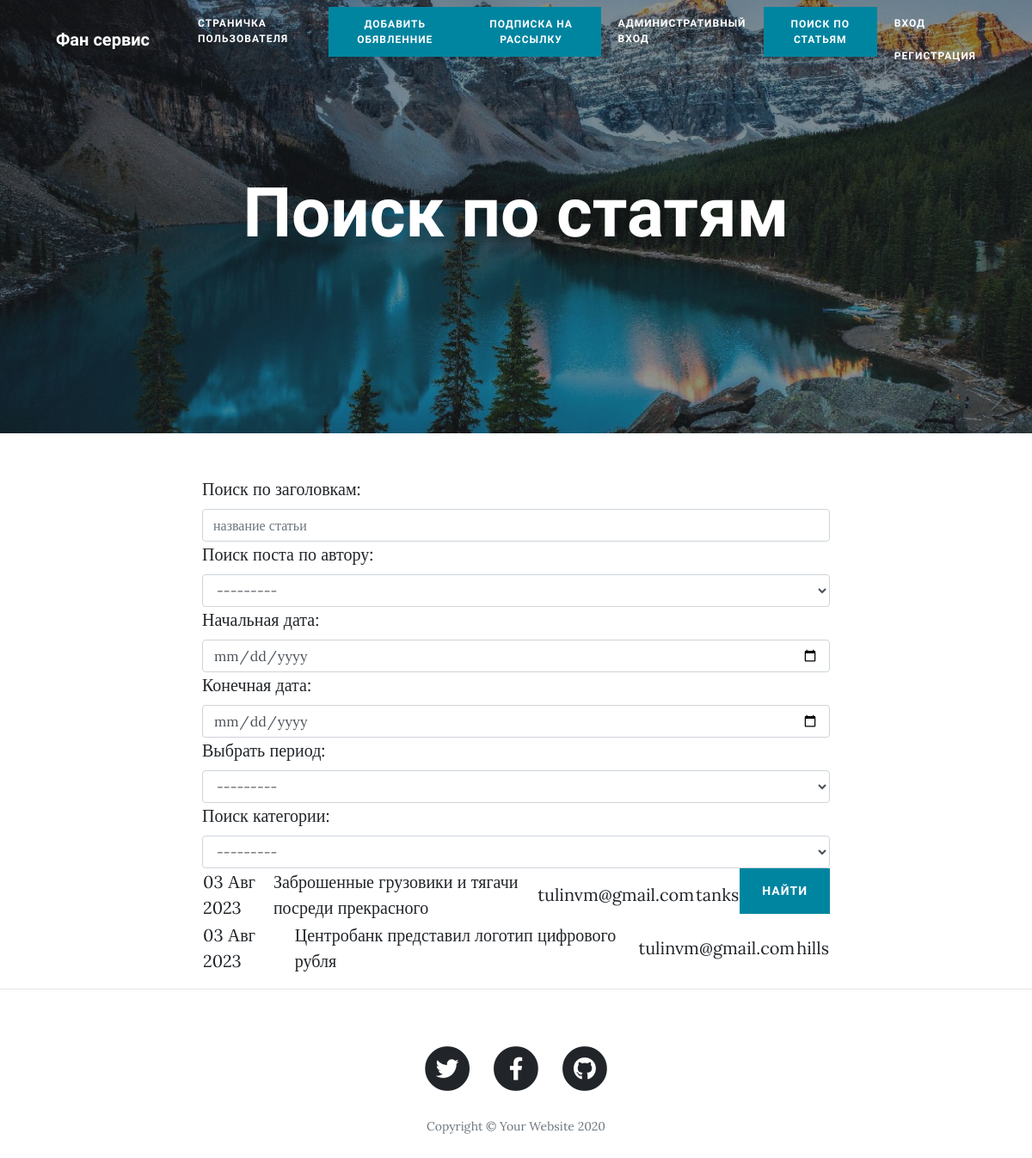
/search/, run on an earlier commit of the app's database.
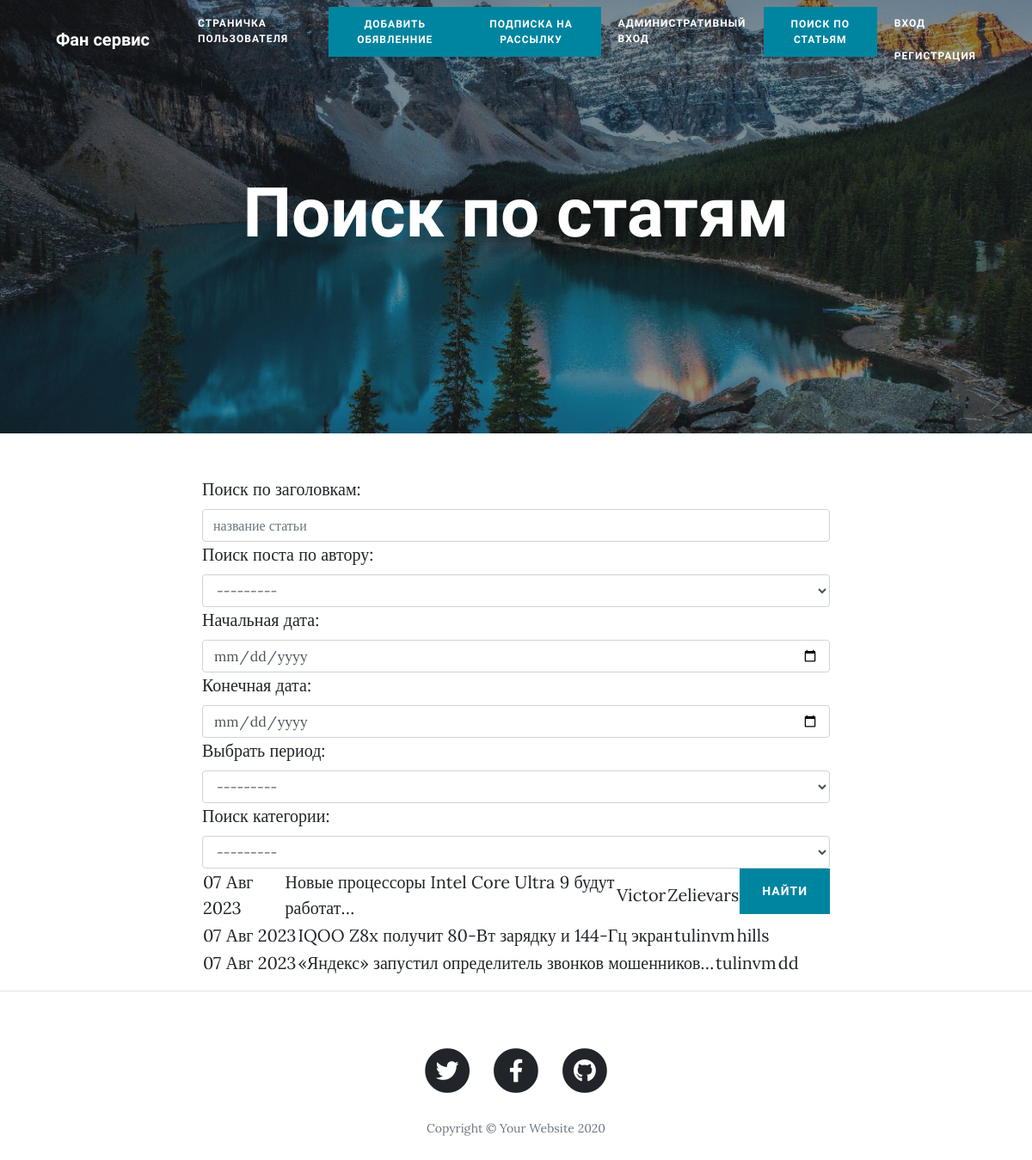
And on a later commit of the database.
### bulletin/models.py (models this page shows, shortened)
class Declaration(models.Model):
    user = models.ForeignKey(AUTH_USER_MODEL, verbose_name='Пользыватель', on_delete=models.CASCADE)
    title = models.CharField('Заголовок', max_length=100)
    text = models.TextField('Описание')
    category = models.ForeignKey(Category, verbose_name='категория', on_delete=models.CASCADE)
    date_create = models.DateTimeField(auto_now_add=True, verbose_name='Дата пуболткации')
    response = models.ManyToManyField(AUTH_USER_MODEL, related_name='post_response', )
    accepted_response = models.ManyToManyField(AUTH_USER_MODEL, related_name='post_accepted_response', )
    file = models.FileField('Файл', upload_to="bulletin_file/", blank=True, null=True)
    image = models.ImageField('Изобнажение', upload_to="image/", blank=True, null=True)
    class Meta:
        verbose_name = "Обявление"
        verbose_name_plural = "Обявления"

class Category(models.Model):
    tanks = 'tanks'
    hills = 'hills'
    dd = 'dd'
    Merchants = 'Merchants'
    Guildmasters = 'Guildmasters'
    Questgivers = 'Questgivers'
    Blacksmiths = 'Blacksmiths'
    Tanners = 'Tanners'
    Zelievars = 'Zelievars'
    SpellMasters = 'SpellMasters'
    Categories = [(tanks, 'Танки'),
                  (hills, 'Хилы'),
                  (dd, 'ДД'),
                  (Merchants, 'Торговцы'),
                  (Guildmasters, 'Гилдмастеры'),
                  (Questgivers, 'Квестгиверы'),
                  (Blacksmiths, 'Кузнецы'),
                  (Tanners, 'Кожевники'),
                  (Zelievars, 'Зельевары'),
                  (SpellMasters, 'Мастера заклинаний')]
    name = models.CharField("Категория", max_length=25, choices=Categories, default=tanks, unique=True)
    def __str__(self):
        return self.name
    class Meta:
        verbose_name = "Категория"
        verbose_name_plural = "Категории"

### users/models.py (models this page shows)
class CustomUser(AbstractUser):
    avatar = models.ImageField(upload_to='accounts/image/%Y/%m/%d',blank=True,verbose_name='Аватар')

### bulletin/views.py (the view)
# urls.py: path('search/', DeclarationSearch.as_view(), name='search'),
class DeclarationSearch(ListView):
    model = Declaration
    template_name = 'search.html'
    context_object_name = 'search'
    def get_context_data(self, **kwargs):
        context = super().get_context_data(**kwargs)
        context['filter'] = DaclarationFilter(self.request.GET, queryset=self.get_queryset())
        return context

### templates/search.html (shortened to what this page needs)
{% extends 'base.html' %}
{% block title2 %}
            <h1>Поиск по статям</h1>
{% endblock title2 %}
{% block content %}
<form method="GET">
    {{filter.form}}
    <input class="btn btn-primary float-right" type="submit" value="найти">
</form>
{% for Dec in filter.qs %}
<a href="{% url 'declaration' Dec.id %}">
<table>
    <tr>
        <td>
            {{ Dec.date_create|date:'d M Y' }}
        </td>
        <td>
            {{ Dec.title|truncatechars:50 }}
        </td>
        <td>
            {{ Dec.user }}
        </td>
        <td>
            {{Dec.category}}
        </td>
    </tr>
</table>
    </a>
{% endfor %}
{% endblock content %}

What changed in the data, as far as the page shows it:
removed Declaration: date_create "03 Авг 2023", title "Заброшенные грузовики и тягачи посреди прекрасного", user "tulinvm@gmail.com", category "tanks"
removed Declaration: date_create "03 Авг 2023", title "Центробанк представил логотип цифрового рубля", user "tulinvm@gmail.com", category "hills"
added Declaration: date_create "07 Авг 2023", title "Новые процессоры Intel Core Ultra 9 будут работат…", user "Victor", category "Zelievars"
added Declaration: date_create "07 Авг 2023", title "IQOO Z8x получит 80-Вт зарядку и 144-Гц экран", user "tulinvm", category "hills"
added Declaration: date_create "07 Авг 2023", title "«Яндекс» запустил определитель звонков мошенников…", user "tulinvm", category "dd"
